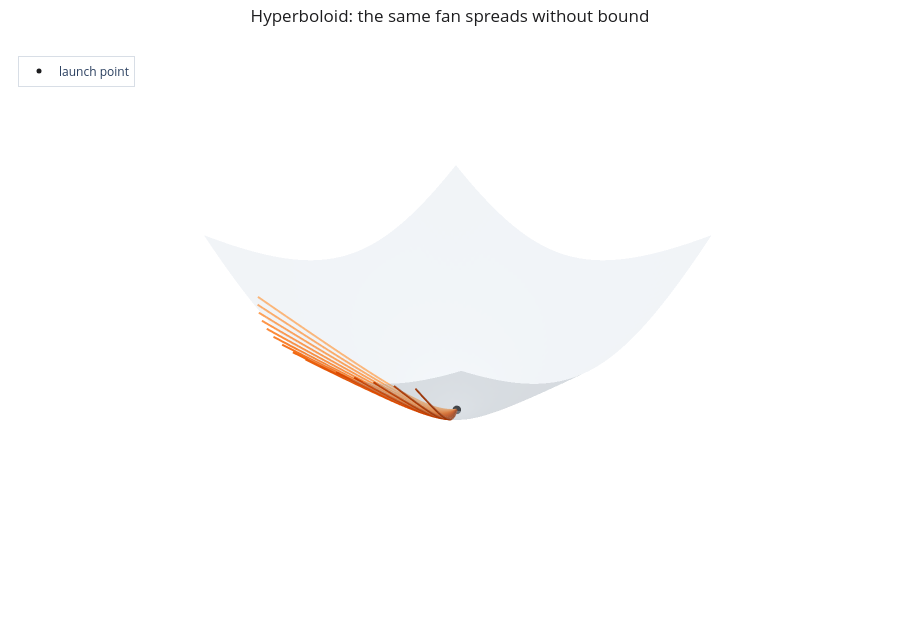

The cell this chart's notebook holds for it:
### Markdown cell above
## 5. Negative curvature ($\mathbb{H}^2$): the fan diverges

On the upper sheet of the hyperboloid (Minkowski space, $\langle x,x\rangle_{\mathcal L}=-1$), nearby
geodesics separate like $\sinh(\text{distance})$ — exponentially. This is the mechanism behind
sensitivity to initial conditions and why hyperbolic spaces spread hierarchical data. We plot in the
ambient coordinates $(x_1, x_2, x_0)$, with $x_0$ the Minkowski "height".

### Code cell
hyp = Hyperboloid(intrinsic_dim=2)
m_hyp = Euclidean(hyp)
h0 = hyp.project(jnp.array([1.0, 0.0, 0.0]))
rays_h, _ = fan(m_hyp, h0, jnp.array([0.0, 1.0, 0.0]), jnp.array([0.0, 0.0, 1.0]),
                spread_deg=35.0, n_rays=15, t_max=2.2)

a, b = np.mgrid[-4:4:50j, -4:4:50j]
fig = go.Figure()
fig.add_trace(plotly_surface(a, b, np.sqrt(1 + a**2 + b**2), opacity=0.3))
cols = sample_colorscale("Oranges", np.linspace(0.35, 0.9, rays_h.shape[0]))
for i in range(rays_h.shape[0]):
    fig.add_trace(go.Scatter3d(x=rays_h[i, :, 1], y=rays_h[i, :, 2], z=rays_h[i, :, 0],
                               mode="lines", line=dict(color=cols[i], width=4),
                               showlegend=False, hoverinfo="skip"))
fig.add_trace(go.Scatter3d(x=[h0[1]], y=[h0[2]], z=[h0[0]], mode="markers",
                           marker=dict(size=5, color=PALETTE["ink"]), name="launch point"))
plotly_layout(fig, "Hyperboloid: the same fan spreads without bound", eye=(1.4, 1.4, 1.1))
fig.show()

### Figure 1 — Plotly figure (JSON) as saved in the notebook; plotly's stock layout.template omitted (floating-point values rounded to 4 significant figures; data arrays with more than 128 entries replaced by an {"elided": "..."} marker saying what was removed)
{"data": [{"colorscale": [[0.0, "#cdd8e3"], [1.0, "#cdd8e3"]], "hoverinfo": "skip", "lighting": {"ambient": 0.75, "diffuse": 0.5, "specular": 0.08}, "opacity": 0.3, "showscale": false, "type": "surface", "x": {"elided": "50x50 float values"}, "y": {"elided": "50x50 float values"}, "z": {"elided": "50x50 float values"}}, {"hoverinfo": "skip", "line": {"color": "rgb(253, 181, 118)", "width": 4}, "mode": "lines", "showlegend": false, "type": "scatter3d", "x": {"elided": "401 float values"}, "y": {"elided": "401 float values"}, "z": {"elided": "401 float values"}}, {"hoverinfo": "skip", "line": {"color": "rgb(253, 170, 102)", "width": 4}, "mode": "lines", "showlegend": false, "type": "scatter3d", "x": {"elided": "401 float values"}, "y": {"elided": "401 float values"}, "z": {"elided": "401 float values"}}, {"hoverinfo": "skip", "line": {"color": "rgb(253, 160, 87)", "width": 4}, "mode": "lines", "showlegend": false, "type": "scatter3d", "x": {"elided": "401 float values"}, "y": {"elided": "401 float values"}, "z": {"elided": "401 float values"}}, {"hoverinfo": "skip", "line": {"color": "rgb(253, 149, 72)", "width": 4}, "mode": "lines", "showlegend": false, "type": "scatter3d", "x": {"elided": "401 float values"}, "y": {"elided": "401 float values"}, "z": {"elided": "401 float values"}}, {"hoverinfo": "skip", "line": {"color": "rgb(252, 139, 58)", "width": 4}, "mode": "lines", "showlegend": false, "type": "scatter3d", "x": {"elided": "401 float values"}, "y": {"elided": "401 float values"}, "z": {"elided": "401 float values"}}, {"hoverinfo": "skip", "line": {"color": "rgb(249, 128, 45)", "width": 4}, "mode": "lines", "showlegend": false, "type": "scatter3d", "x": {"elided": "401 float values"}, "y": {"elided": "401 float values"}, "z": {"elided": "401 float values"}}, {"hoverinfo": "skip", "line": {"color": "rgb(245, 116, 32)", "width": 4}, "mode": "lines", "showlegend": false, "type": "scatter3d", "x": {"elided": "401 float values"}, "y": {"elided": "401 float values"}, "z": {"elided": "401 float values"}}, {"hoverinfo": "skip", "line": {"color": "rgb(241, 105, 19)", "width": 4}, "mode": "lines", "showlegend": false, "type": "scatter3d", "x": {"elided": "401 float values"}, "y": {"elided": "401 float values"}, "z": {"elided": "401 float values"}}, {"hoverinfo": "skip", "line": {"color": "rgb(233, 95, 13)", "width": 4}, "mode": "lines", "showlegend": false, "type": "scatter3d", "x": {"elided": "401 float values"}, "y": {"elided": "401 float values"}, "z": {"elided": "401 float values"}}, {"hoverinfo": "skip", "line": {"color": "rgb(226, 84, 8)", "width": 4}, "mode": "lines", "showlegend": false, "type": "scatter3d", "x": {"elided": "401 float values"}, "y": {"elided": "401 float values"}, "z": {"elided": "401 float values"}}, {"hoverinfo": "skip", "line": {"color": "rgb(218, 74, 2)", "width": 4}, "mode": "lines", "showlegend": false, "type": "scatter3d", "x": {"elided": "401 float values"}, "y": {"elided": "401 float values"}, "z": {"elided": "401 float values"}}, {"hoverinfo": "skip", "line": {"color": "rgb(204, 67, 2)", "width": 4}, "mode": "lines", "showlegend": false, "type": "scatter3d", "x": {"elided": "401 float values"}, "y": {"elided": "401 float values"}, "z": {"elided": "401 float values"}}, {"hoverinfo": "skip", "line": {"color": "rgb(188, 62, 2)", "width": 4}, "mode": "lines", "showlegend": false, "type": "scatter3d", "x": {"elided": "401 float values"}, "y": {"elided": "401 float values"}, "z": {"elided": "401 float values"}}, {"hoverinfo": "skip", "line": {"color": "rgb(172, 56, 3)", "width": 4}, "mode": "lines", "showlegend": false, "type": "scatter3d", "x": {"elided": "401 float values"}, "y": {"elided": "401 float values"}, "z": {"elided": "401 float values"}}, {"hoverinfo": "skip", "line": {"color": "rgb(158, 51, 3)", "width": 4}, "mode": "lines", "showlegend": false, "type": "scatter3d", "x": {"elided": "401 float values"}, "y": {"elided": "401 float values"}, "z": {"elided": "401 float values"}}, {"marker": {"color": "#1d1d1f", "size": 5}, "mode": "markers", "name": "launch point", "type": "scatter3d", "x": [0.0], "y": [0.0], "z": [1.0]}], "layout": {"height": 620, "legend": {"bgcolor": "rgba(255,255,255,0.6)", "bordercolor": "#d8dee6", "borderwidth": 1, "font": {"size": 12}, "x": 0.02, "y": 0.98}, "margin": {"b": 0, "l": 0, "r": 0, "t": 44}, "paper_bgcolor": "white", "scene": {"aspectmode": "data", "camera": {"eye": {"x": 1.4, "y": 1.4, "z": 1.1}}, "xaxis": {"showbackground": false, "showgrid": false, "showticklabels": false, "title": {"text": ""}, "visible": false, "zeroline": false}, "yaxis": {"showbackground": false, "showgrid": false, "showticklabels": false, "title": {"text": ""}, "visible": false, "zeroline": false}, "zaxis": {"showbackground": false, "showgrid": false, "showticklabels": false, "title": {"text": ""}, "visible": false, "zeroline": false}}, "title": {"font": {"color": "#1d1d1f", "size": 17}, "text": "Hyperboloid: the same fan spreads without bound", "x": 0.5, "xanchor": "center"}}}
